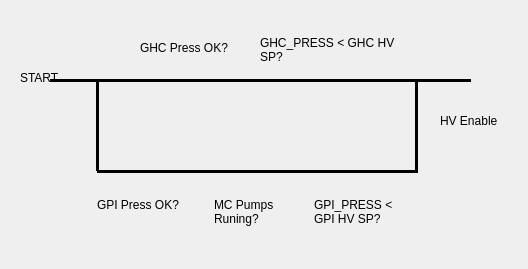
<?xml version="1.0" encoding="UTF-8"?>
<ui version="4.0">
 <class>Form</class>
 <widget class="QWidget" name="Form">
  <property name="geometry">
   <rect>
    <x>0</x>
    <y>0</y>
    <width>528</width>
    <height>269</height>
   </rect>
  </property>
  <property name="windowTitle">
   <string>Form</string>
  </property>
  <widget class="Line" name="line">
   <property name="geometry">
    <rect>
     <x>50</x>
     <y>70</y>
     <width>421</width>
     <height>20</height>
    </rect>
   </property>
   <property name="frameShadow">
    <enum>QFrame::Plain</enum>
   </property>
   <property name="lineWidth">
    <number>3</number>
   </property>
   <property name="orientation">
    <enum>Qt::Horizontal</enum>
   </property>
  </widget>
  <widget class="Line" name="line_2">
   <property name="geometry">
    <rect>
     <x>89</x>
     <y>80</y>
     <width>16</width>
     <height>91</height>
    </rect>
   </property>
   <property name="frameShadow">
    <enum>QFrame::Plain</enum>
   </property>
   <property name="lineWidth">
    <number>3</number>
   </property>
   <property name="orientation">
    <enum>Qt::Vertical</enum>
   </property>
  </widget>
  <widget class="Line" name="line_3">
   <property name="geometry">
    <rect>
     <x>97</x>
     <y>161</y>
     <width>321</width>
     <height>20</height>
    </rect>
   </property>
   <property name="frameShadow">
    <enum>QFrame::Plain</enum>
   </property>
   <property name="lineWidth">
    <number>3</number>
   </property>
   <property name="orientation">
    <enum>Qt::Horizontal</enum>
   </property>
  </widget>
  <widget class="Line" name="line_4">
   <property name="geometry">
    <rect>
     <x>408</x>
     <y>80</y>
     <width>16</width>
     <height>91</height>
    </rect>
   </property>
   <property name="frameShadow">
    <enum>QFrame::Plain</enum>
   </property>
   <property name="lineWidth">
    <number>3</number>
   </property>
   <property name="orientation">
    <enum>Qt::Vertical</enum>
   </property>
  </widget>
  <widget class="PyDMDrawingCircle" name="PyDMDrawingCircle">
   <property name="geometry">
    <rect>
     <x>18</x>
     <y>52</y>
     <width>51</width>
     <height>51</height>
    </rect>
   </property>
   <property name="toolTip">
    <string/>
   </property>
   <property name="brush" stdset="0">
    <brush brushstyle="SolidPattern">
     <color alpha="255">
      <red>255</red>
      <green>255</green>
      <blue>255</blue>
     </color>
    </brush>
   </property>
   <property name="penStyle" stdset="0">
    <enum>Qt::SolidLine</enum>
   </property>
   <property name="penWidth" stdset="0">
    <double>1.000000000000000</double>
   </property>
  </widget>
  <widget class="PyDMLabel" name="PyDMLabel">
   <property name="geometry">
    <rect>
     <x>20</x>
     <y>70</y>
     <width>61</width>
     <height>15</height>
    </rect>
   </property>
   <property name="toolTip">
    <string/>
   </property>
   <property name="text">
    <string>START</string>
   </property>
  </widget>
  <widget class="PyDMLabel" name="PyDMLabel_2">
   <property name="geometry">
    <rect>
     <x>260</x>
     <y>30</y>
     <width>141</width>
     <height>41</height>
    </rect>
   </property>
   <property name="toolTip">
    <string/>
   </property>
   <property name="text">
    <string>GHC_PRESS &lt; GHC HV SP?</string>
   </property>
   <property name="wordWrap">
    <bool>true</bool>
   </property>
  </widget>
  <widget class="PyDMByteIndicator" name="PyDMByteIndicator">
   <property name="geometry">
    <rect>
     <x>290</x>
     <y>60</y>
     <width>71</width>
     <height>41</height>
    </rect>
   </property>
   <property name="toolTip">
    <string/>
   </property>
   <property name="channel" stdset="0">
    <string>calc://my_var1?varA=ca://PLC:DREAM:HV_MAX_PRESS_SP&amp;varB=ca://DREAM:MC:GHC:GAUGE:01:PRESS_RBV&amp;expr=varB&lt;varA</string>
   </property>
   <property name="offColor" stdset="0">
    <color>
     <red>255</red>
     <green>0</green>
     <blue>0</blue>
    </color>
   </property>
   <property name="showLabels" stdset="0">
    <bool>false</bool>
   </property>
   <property name="circles" stdset="0">
    <bool>true</bool>
   </property>
   <property name="labels" stdset="0">
    <stringlist>
     <string></string>
    </stringlist>
   </property>
  </widget>
  <widget class="PyDMLabel" name="PyDMLabel_3">
   <property name="geometry">
    <rect>
     <x>314</x>
     <y>197</y>
     <width>91</width>
     <height>31</height>
    </rect>
   </property>
   <property name="toolTip">
    <string/>
   </property>
   <property name="text">
    <string>GPI_PRESS &lt; GPI HV SP?</string>
   </property>
   <property name="wordWrap">
    <bool>true</bool>
   </property>
  </widget>
  <widget class="PyDMLabel" name="PyDMLabel_4">
   <property name="geometry">
    <rect>
     <x>214</x>
     <y>191</y>
     <width>71</width>
     <height>41</height>
    </rect>
   </property>
   <property name="toolTip">
    <string/>
   </property>
   <property name="text">
    <string>MC Pumps Runing?</string>
   </property>
   <property name="wordWrap">
    <bool>true</bool>
   </property>
  </widget>
  <widget class="PyDMByteIndicator" name="PyDMByteIndicator_2">
   <property name="geometry">
    <rect>
     <x>154</x>
     <y>60</y>
     <width>71</width>
     <height>41</height>
    </rect>
   </property>
   <property name="toolTip">
    <string/>
   </property>
   <property name="channel" stdset="0">
    <string>calc://GHC_OK?varA=ca://DREAM:MC:GHC:GAUGE:01:PRESS_OK_RBV&amp;expr=(varA==1)</string>
   </property>
   <property name="offColor" stdset="0">
    <color>
     <red>255</red>
     <green>0</green>
     <blue>0</blue>
    </color>
   </property>
   <property name="showLabels" stdset="0">
    <bool>false</bool>
   </property>
   <property name="circles" stdset="0">
    <bool>true</bool>
   </property>
   <property name="labels" stdset="0">
    <stringlist>
     <string></string>
    </stringlist>
   </property>
  </widget>
  <widget class="PyDMLabel" name="PyDMLabel_5">
   <property name="geometry">
    <rect>
     <x>140</x>
     <y>40</y>
     <width>111</width>
     <height>16</height>
    </rect>
   </property>
   <property name="toolTip">
    <string/>
   </property>
   <property name="text">
    <string>GHC Press OK?</string>
   </property>
  </widget>
  <widget class="PyDMByteIndicator" name="PyDMByteIndicator_3">
   <property name="geometry">
    <rect>
     <x>110</x>
     <y>150</y>
     <width>71</width>
     <height>41</height>
    </rect>
   </property>
   <property name="toolTip">
    <string/>
   </property>
   <property name="channel" stdset="0">
    <string>calc://GPI_OK?varA=ca://DREAM:MC:GPI:01:PRESS_OK_RBV&amp;expr=(varA==1)</string>
   </property>
   <property name="offColor" stdset="0">
    <color>
     <red>255</red>
     <green>0</green>
     <blue>0</blue>
    </color>
   </property>
   <property name="showLabels" stdset="0">
    <bool>false</bool>
   </property>
   <property name="circles" stdset="0">
    <bool>true</bool>
   </property>
   <property name="labels" stdset="0">
    <stringlist>
     <string></string>
    </stringlist>
   </property>
  </widget>
  <widget class="PyDMLabel" name="PyDMLabel_6">
   <property name="geometry">
    <rect>
     <x>97</x>
     <y>197</y>
     <width>111</width>
     <height>16</height>
    </rect>
   </property>
   <property name="toolTip">
    <string/>
   </property>
   <property name="text">
    <string>GPI Press OK?</string>
   </property>
  </widget>
  <widget class="PyDMByteIndicator" name="PyDMByteIndicator_4">
   <property name="geometry">
    <rect>
     <x>216</x>
     <y>150</y>
     <width>71</width>
     <height>41</height>
    </rect>
   </property>
   <property name="toolTip">
    <string/>
   </property>
   <property name="channel" stdset="0">
    <string>calc://my_var2?varA=ca://DREAM:DP1:PTM:01:STATE_RBV&amp;varB=ca://DREAM:DP2:PTM:01:STATE_RBV&amp;varC=ca://DREAM:DP3:PTM:01:STATE_RBV&amp;varD=ca://DREAM:MC:PTM:01:STATE_RBV&amp;varE=ca://DREAM:MC:PTM:02:STATE_RBV&amp;varF=ca://DREAM:ROUGH2:PTM:01:STATE_RBV&amp;varG=ca://DREAM:ROUGH2:PTM:02:STATE_RBV&amp;expr=(varA==2)and(varB==2)and(varC==2)and(varD==2)and(varE==2)and(varF==2)and(varG==2)</string>
   </property>
   <property name="offColor" stdset="0">
    <color>
     <red>255</red>
     <green>0</green>
     <blue>0</blue>
    </color>
   </property>
   <property name="showLabels" stdset="0">
    <bool>false</bool>
   </property>
   <property name="circles" stdset="0">
    <bool>true</bool>
   </property>
   <property name="labels" stdset="0">
    <stringlist>
     <string></string>
    </stringlist>
   </property>
  </widget>
  <widget class="PyDMByteIndicator" name="PyDMByteIndicator_5">
   <property name="geometry">
    <rect>
     <x>300</x>
     <y>150</y>
     <width>101</width>
     <height>41</height>
    </rect>
   </property>
   <property name="toolTip">
    <string/>
   </property>
   <property name="channel" stdset="0">
    <string>calc://my_var4?varA=ca://HV:GPI:SP_RBV&amp;varB=ca://DREAM:MC:GPI:01:PRESS_RBV&amp;expr=varB&lt;varA</string>
   </property>
   <property name="offColor" stdset="0">
    <color>
     <red>255</red>
     <green>0</green>
     <blue>0</blue>
    </color>
   </property>
   <property name="showLabels" stdset="0">
    <bool>false</bool>
   </property>
   <property name="circles" stdset="0">
    <bool>true</bool>
   </property>
  </widget>
  <widget class="PyDMLabel" name="PyDMLabel_7">
   <property name="geometry">
    <rect>
     <x>440</x>
     <y>110</y>
     <width>71</width>
     <height>21</height>
    </rect>
   </property>
   <property name="toolTip">
    <string/>
   </property>
   <property name="text">
    <string>HV Enable</string>
   </property>
  </widget>
  <widget class="PyDMByteIndicator" name="PyDMByteIndicator_6">
   <property name="geometry">
    <rect>
     <x>440</x>
     <y>60</y>
     <width>71</width>
     <height>41</height>
    </rect>
   </property>
   <property name="toolTip">
    <string/>
   </property>
   <property name="channel" stdset="0">
    <string>ca://TMO:PLC:DREAM:VAC:HV_SAFETY_ENABLE_RBV</string>
   </property>
   <property name="offColor" stdset="0">
    <color>
     <red>255</red>
     <green>0</green>
     <blue>0</blue>
    </color>
   </property>
   <property name="showLabels" stdset="0">
    <bool>false</bool>
   </property>
   <property name="circles" stdset="0">
    <bool>true</bool>
   </property>
  </widget>
 </widget>
 <customwidgets>
  <customwidget>
   <class>PyDMLabel</class>
   <extends>QLabel</extends>
   <header>pydm.widgets.label</header>
  </customwidget>
  <customwidget>
   <class>PyDMByteIndicator</class>
   <extends>QWidget</extends>
   <header>pydm.widgets.byte</header>
  </customwidget>
  <customwidget>
   <class>PyDMDrawingCircle</class>
   <extends>QWidget</extends>
   <header>pydm.widgets.drawing</header>
  </customwidget>
 </customwidgets>
 <resources/>
 <connections/>
</ui>
